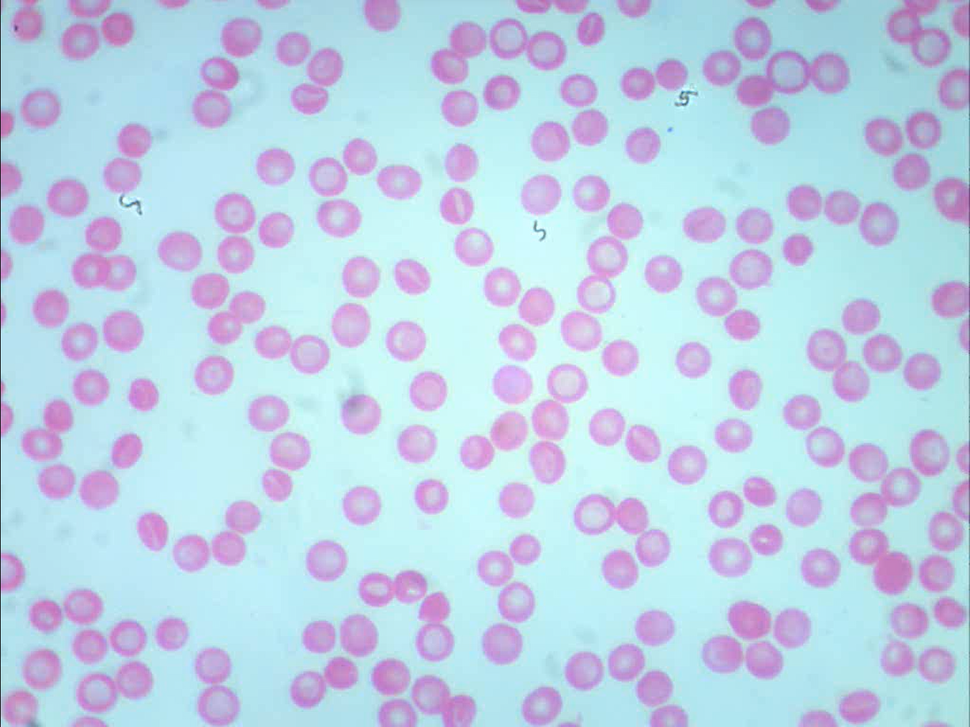
#> input picture Creating_bin_img/photo_01.png, 970 x 727 px, shrunk from 1441 x 1080 before the run, found by its file name; its folder holds only this picture in this run
$ python create_bin_img_color.py
#> lines starting #> are read from the running program, lines starting #| are printed output that depends on the picture; after the words box and inside, x2 and y2 are one past the last pixel; in counts of white or black regions, pixels touching at a corner belong together
import os
import cv2 as cv
import matplotlib.pyplot as plt
from matplotlib.widgets import Slider

folder_path = r"C:\\Users\\Kasia\\OV_notebooks\\openvino_env\\Scripts\\openvino_notebooks\\notebooks\\000-erytrocyty\\data\\rav"

def invert_colors(image):
    return cv.bitwise_not(image)

# Funkcja do aktualizacji obrazu po zmianie wartości slidera
def update(val):
    _, thresh_r = cv.threshold(r, *range_red, cv.THRESH_BINARY)
    _, thresh_g = cv.threshold(g, *range_green, cv.THRESH_BINARY)
    _, thresh_b = cv.threshold(b, *range_blue, cv.THRESH_BINARY)

    # Połączenie binaryzowanych kanałów
    binary_image = cv.bitwise_and(thresh_r, cv.bitwise_and(thresh_g, thresh_b))

    # Konwersja na obraz czarno-biały
    binary_image[binary_image > 0] = 255

    # Inwersja kolorów
    # binary_image = invert_colors(binary_image)

    # Konwersja na obraz w odcieniach szarości
    binary_image_gray = cv.cvtColor(binary_image, cv.COLOR_GRAY2BGR)

    ax.imshow(cv.cvtColor(binary_image_gray, cv.COLOR_BGR2RGB))
    fig.canvas.draw_idle()

# define which number of rav photos would be used to create bin
file_min = 1
file_max = 3
file_names = ["photo_{:02d}.png".format(name) for name in range(file_min, file_max + 1)]
# source_file = "photo_01.png"

for file_name in file_names:

    img_path = os.path.join(folder_path, file_name)

    # Sprawdź, czy plik istnieje
    assert os.path.exists(img_path), "File could not be read, check with os.path.exists()"

    # Wczytaj obraz
    img = cv.imread(img_path, cv.IMREAD_COLOR)
#> img is the input picture: shape (727, 970, 3); mean B, G, R 231.2, 209.9, 189.7

    # Sprawdź, czy obraz został poprawnie wczytany
    assert img is not None, "File could not be read, check with os.path.exists()"

    # Podziel obraz na kanały kolorów
    b, g, r = cv.split(img)
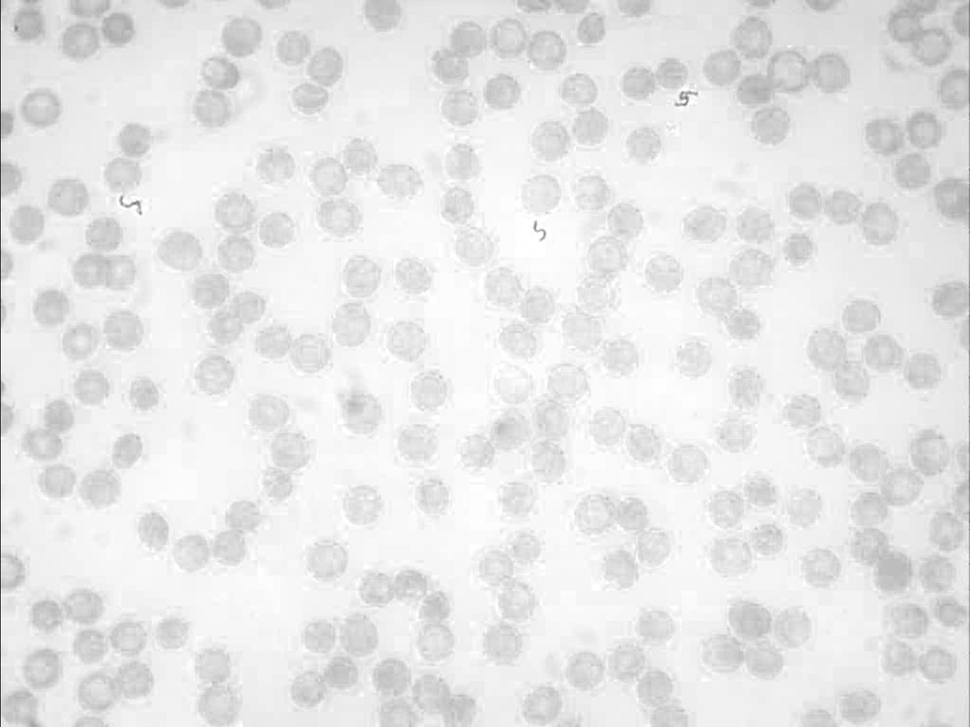
#> b: shape (727, 970); min 57, max 255, mean 231.2
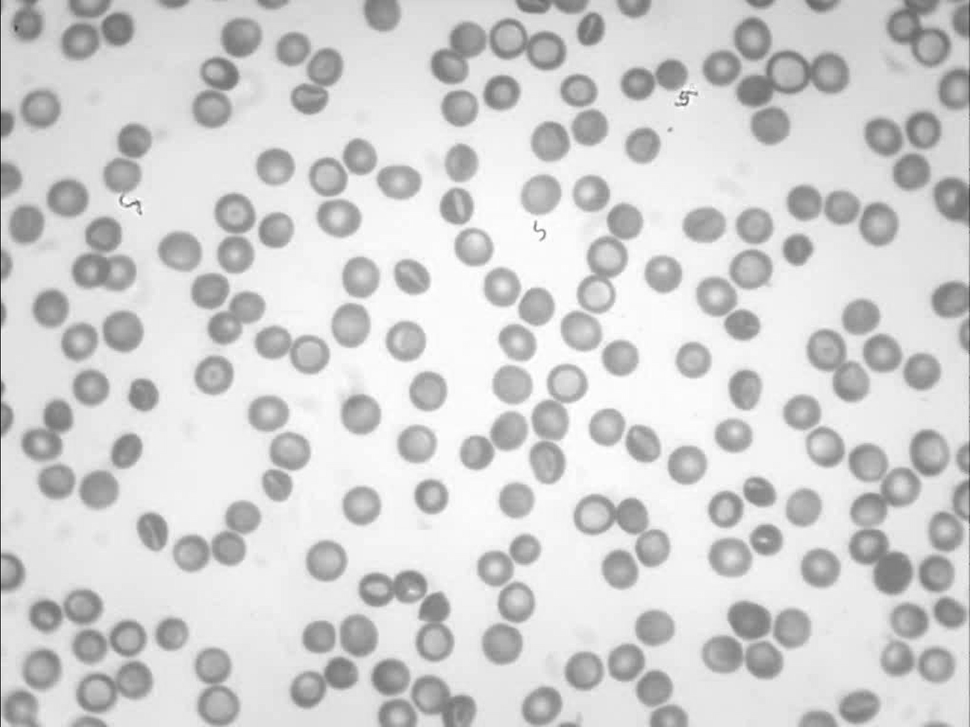
#> g: shape (727, 970); min 35, max 255, mean 209.9
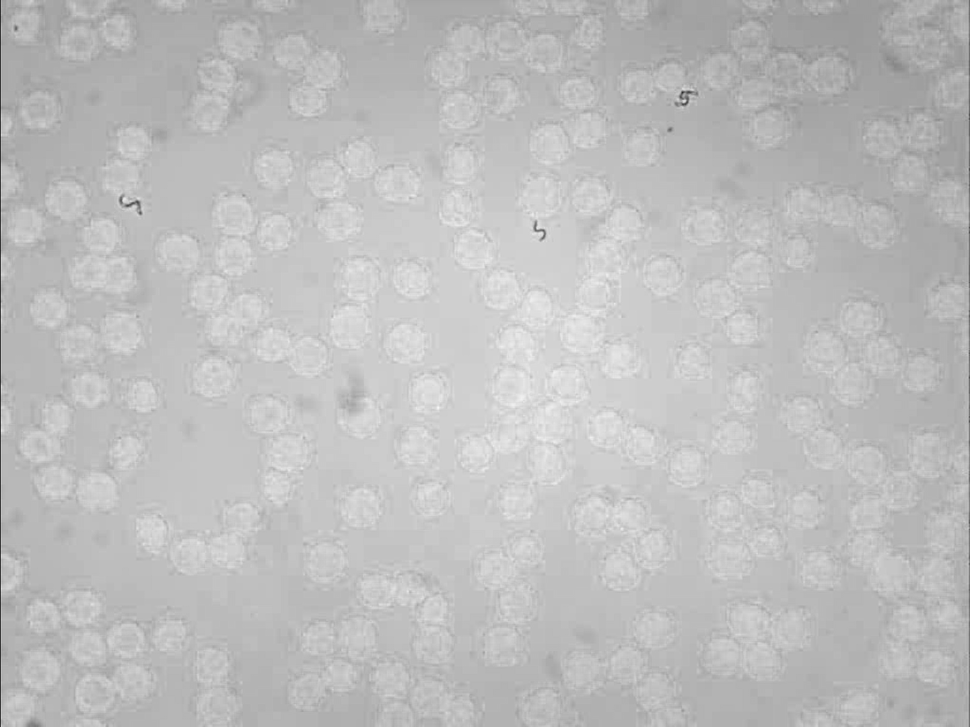
#> r: shape (727, 970); min 41, max 246, mean 189.7

    # Ustaw początkowe zakresy wartości dla progów binaryzacji dla kanałów czerwonego, zielonego i niebieskiego
    # 195, 146, 208, 196, 170, 217 -> samples of color of an erythrocyte
    range_red = [150, 255]
    range_green = [200, 255]
    range_blue = [130, 230]
    # Binaryzacja kanałów czerwonego, zielonego i niebieskiego na podstawie zakresów wartości
    _, thresh_r = cv.threshold(r, *range_red, cv.THRESH_BINARY)
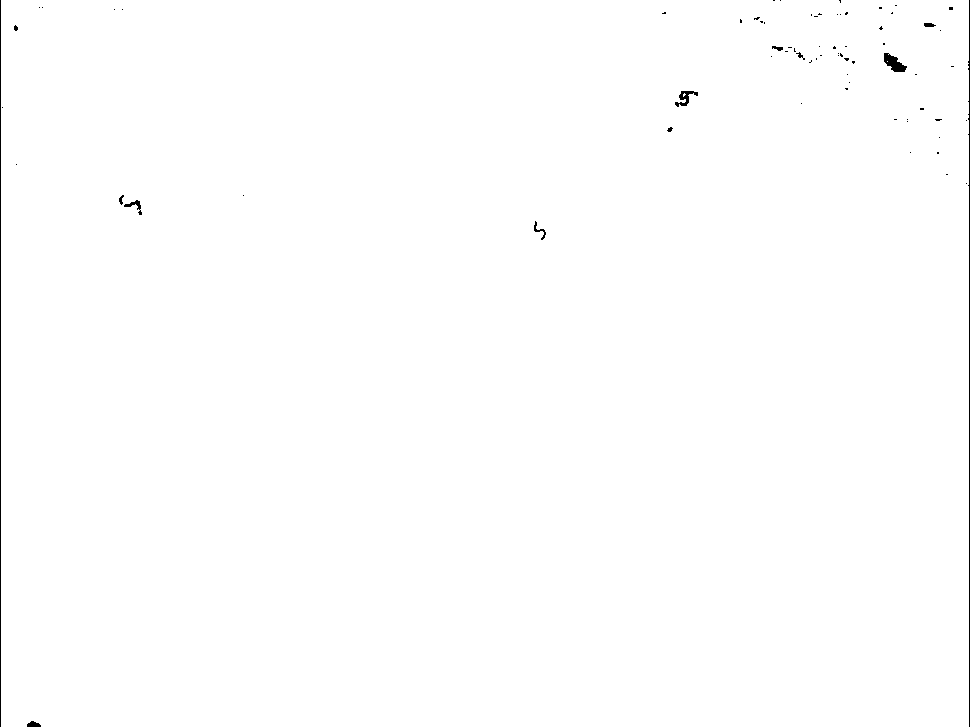
#> thresh_r: shape (727, 970); 99.7% white; black in thin lines or dots
    _, thresh_g = cv.threshold(g, *range_green, cv.THRESH_BINARY)
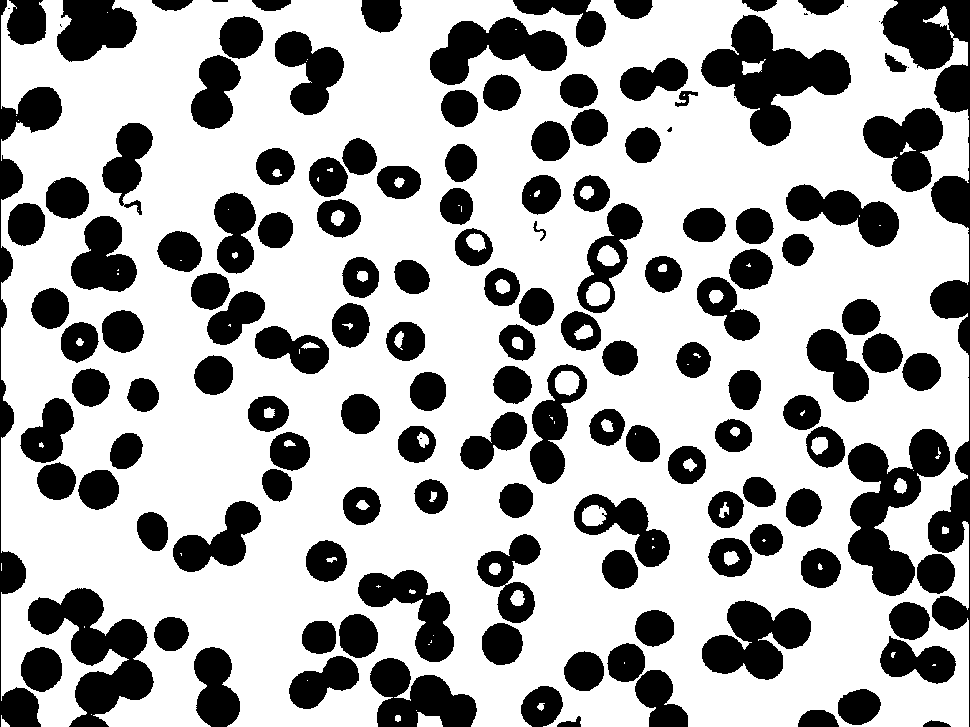
#> thresh_g: shape (727, 970); 67.8% white; 144 black regions (9 under 20 px), largest, box (x1, y1, x2, y2) and area: (881, 0, 970, 727) 12617, (701, 15, 851, 146) 8634, (28, 588, 154, 727) 7739
    _, thresh_b = cv.threshold(b, *range_blue, cv.THRESH_BINARY)
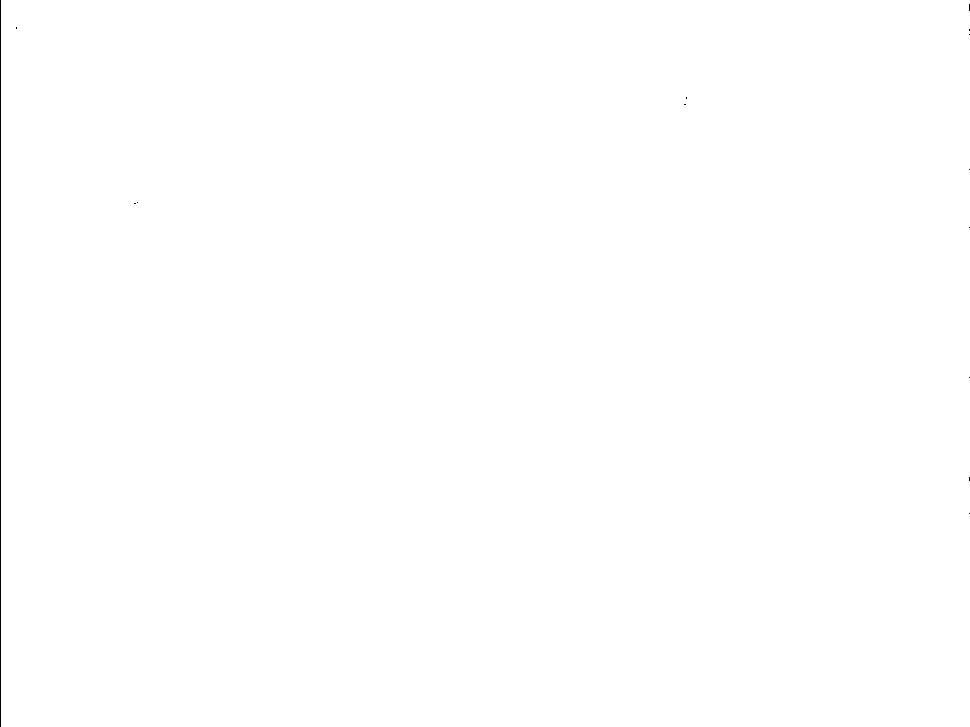
#> thresh_b: shape (727, 970); values 0 (black) and 230 (white), 99.9% white; black in thin lines or dots

    # Połączenie binaryzowanych kanałów
    binary_image = cv.bitwise_and(thresh_r, cv.bitwise_and(thresh_g, thresh_b))
#> binary_image: shape (727, 970); values 0 (black) and 230 (white), 67.8% white; 162 black regions (27 under 20 px), largest, box (x1, y1, x2, y2) and area: (881, 0, 970, 727) 12619, (701, 15, 851, 146) 8676, (28, 588, 154, 727) 7739

    # Konwersja na obraz czarno-biały
    binary_image[binary_image > 0] = 255  # Wszystkie wartości różne od zera ustawiane są na 255

    # Konwersja na obraz w odcieniach szarości
    binary_image = cv.cvtColor(binary_image, cv.COLOR_GRAY2BGR)
#> (the run stopped early here; a loop or call above may not have finished)
